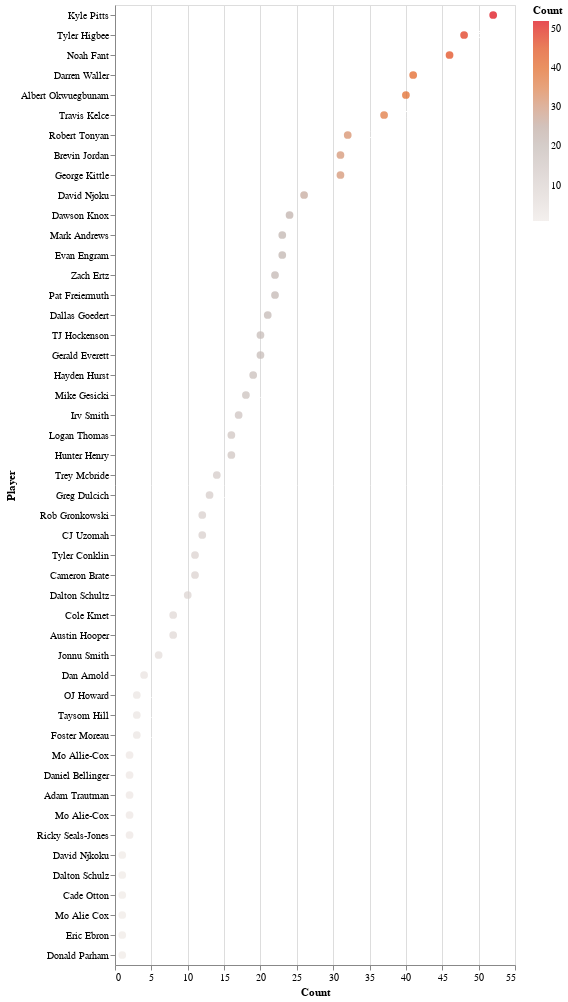

The notebook cell saved with this chart:
### Code cell
#TE Exposure
viz = alt.Chart(TE_exp).mark_circle(size=60).encode(
    x='Count',
     y=alt.Y("Player", sort='-x'),
    color=alt.Color('Count', scale=alt.Scale(scheme='lightgreyred')),
    tooltip=['Player', 'Count', '%', 'Cap', 'Pick', 'Value']
).interactive()


text = alt.Chart(TE_exp).mark_text(
    align='left',
    baseline='middle',
    fontSize=10, 
    dx=8,
    color='white'
    ).encode(
        x='Count',
        y=alt.Y("Player", sort='-x'), 
        text='%'
    )

viz + text

### Figure 1 — Vega-Lite specification as saved in the notebook (floating-point values rounded to 4 significant figures)
{"config": {"view": {"continuousWidth": 400, "continuousHeight": 300}}, "layer": [{"mark": {"type": "circle", "size": 60}, "encoding": {"color": {"field": "Count", "scale": {"scheme": "lightgreyred"}, "type": "quantitative"}, "tooltip": [{"field": "Player", "type": "nominal"}, {"field": "Count", "type": "quantitative"}, {"field": "%", "type": "quantitative"}, {"field": "Cap", "type": "quantitative"}, {"field": "Pick", "type": "quantitative"}, {"field": "Value", "type": "quantitative"}], "x": {"field": "Count", "type": "quantitative"}, "y": {"field": "Player", "sort": "-x", "type": "nominal"}}, "selection": {"selector188": {"type": "interval", "bind": "scales", "encodings": ["x", "y"]}}}, {"mark": {"type": "text", "align": "left", "baseline": "middle", "color": "white", "dx": 8, "fontSize": 10}, "encoding": {"text": {"field": "%", "type": "quantitative"}, "x": {"field": "Count", "type": "quantitative"}, "y": {"field": "Player", "sort": "-x", "type": "nominal"}}}], "data": {"name": "data-d998e9b187becc909e9d70382ea1aae3"}, "$schema": "https://vega.github.io/schema/vega-lite/v4.17.0.json", "datasets": {"data-d998e9b187becc909e9d70382ea1aae3": [{"Player": "Kyle Pitts", "Count": 52, "%": 16.5, "POS": "TE", "Contest": null, "3": 5, "4": 4, "5": 25, "25": 18, "Cap": 606, "Pick": 33.12, "Value": -1.298}, {"Player": "Tyler Higbee", "Count": 48, "%": 15.2, "POS": "TE", "Contest": null, "3": 3, "4": 4, "5": 19, "25": 22, "Cap": 670, "Pick": 161.7, "Value": 1.523}, {"Player": "Noah Fant", "Count": 46, "%": 14.6, "POS": "TE", "Contest": null, "3": 5, "4": 1, "5": 29, "25": 11, "Cap": 439, "Pick": 163.0, "Value": 3.804}, {"Player": "Darren Waller", "Count": 41, "%": 13.0, "POS": "TE", "Contest": null, "3": 3, "4": 2, "5": 22, "25": 14, "Cap": 477, "Pick": 44.24, "Value": 1.832}, {"Player": "Albert Okwuegbunam", "Count": 40, "%": 12.7, "POS": "TE", "Contest": null, "3": 0, "4": 3, "5": 19, "25": 18, "Cap": 557, "Pick": 140.3, "Value": 1.615}, {"Player": "Travis Kelce", "Count": 37, "%": 11.7, "POS": "TE", "Contest": null, "3": 1, "4": 2, "5": 23, "25": 11, "Cap": 401, "Pick": 11.08, "Value": 0.3568}, {"Player": "Robert Tonyan", "Count": 32, "%": 10.1, "POS": "TE", "Contest": null, "3": 0, "4": 0, "5": 17, "25": 15, "Cap": 460, "Pick": 155.8, "Value": 4.941}, {"Player": "Brevin Jordan", "Count": 31, "%": 9.8, "POS": "TE", "Contest": null, "3": 3, "4": 0, "5": 20, "25": 8, "Cap": 309, "Pick": 205.8, "Value": 1.752}, {"Player": "George Kittle", "Count": 31, "%": 9.8, "POS": "TE", "Contest": null, "3": 3, "4": 2, "5": 14, "25": 12, "Cap": 387, "Pick": 50.65, "Value": 0.6032}, {"Player": "David Njoku", "Count": 26, "%": 8.2, "POS": "TE", "Contest": null, "3": 6, "4": 3, "5": 5, "25": 12, "Cap": 355, "Pick": 168.4, "Value": 2.858}, {"Player": "Dawson Knox", "Count": 24, "%": 7.6, "POS": "TE", "Contest": null, "3": 1, "4": 1, "5": 9, "25": 13, "Cap": 377, "Pick": 99.33, "Value": 3.167}, {"Player": "Mark Andrews", "Count": 23, "%": 7.3, "POS": "TE", "Contest": null, "3": 1, "4": 2, "5": 14, "25": 6, "Cap": 231, "Pick": 20.57, "Value": 0.587}, {"Player": "Evan Engram", "Count": 23, "%": 7.3, "POS": "TE", "Contest": null, "3": 1, "4": 0, "5": 13, "25": 9, "Cap": 293, "Pick": 177.3, "Value": 3.426}, {"Player": "Zach Ertz", "Count": 22, "%": 7.0, "POS": "TE", "Contest": null, "3": 2, "4": 1, "5": 9, "25": 10, "Cap": 305, "Pick": 110.5, "Value": 5.905}, {"Player": "Pat Freiermuth", "Count": 22, "%": 7.0, "POS": "TE", "Contest": null, "3": 3, "4": 0, "5": 8, "25": 11, "Cap": 324, "Pick": 134.0, "Value": 6.55}, {"Player": "Dallas Goedert", "Count": 21, "%": 6.6, "POS": "TE", "Contest": null, "3": 1, "4": 1, "5": 8, "25": 11, "Cap": 322, "Pick": 91.67, "Value": 1.767}, {"Player": "TJ Hockenson", "Count": 20, "%": 6.3, "POS": "TE", "Contest": null, "3": 0, "4": 0, "5": 8, "25": 12, "Cap": 340, "Pick": 80.6, "Value": 1.79}, {"Player": "Gerald Everett", "Count": 20, "%": 6.3, "POS": "TE", "Contest": null, "3": 2, "4": 2, "5": 6, "25": 10, "Cap": 294, "Pick": 159.8, "Value": 5.44}, {"Player": "Hayden Hurst", "Count": 19, "%": 6.0, "POS": "TE", "Contest": null, "3": 1, "4": 1, "5": 6, "25": 11, "Cap": 312, "Pick": 184.6, "Value": 1.253}, {"Player": "Mike Gesicki", "Count": 18, "%": 5.7, "POS": "TE", "Contest": null, "3": 0, "4": 1, "5": 9, "25": 8, "Cap": 249, "Pick": 127.9, "Value": 4.1}, {"Player": "Irv Smith", "Count": 17, "%": 5.4, "POS": "TE", "Contest": null, "3": 0, "4": 0, "5": 8, "25": 9, "Cap": 265, "Pick": 143.0, "Value": 1.453}, {"Player": "Logan Thomas", "Count": 16, "%": 5.1, "POS": "TE", "Contest": null, "3": 0, "4": 0, "5": 7, "25": 9, "Cap": 260, "Pick": 185.8, "Value": 5.35}, {"Player": "Hunter Henry", "Count": 16, "%": 5.1, "POS": "TE", "Contest": null, "3": 0, "4": 1, "5": 5, "25": 10, "Cap": 279, "Pick": 148.7, "Value": 3.8}, {"Player": "Trey Mcbride", "Count": 14, "%": 4.4, "POS": "TE", "Contest": null, "3": 1, "4": 0, "5": 9, "25": 4, "Cap": 148, "Pick": 215.9, "Value": 0.1429}, {"Player": "Greg Dulcich", "Count": 13, "%": 4.1, "POS": "TE", "Contest": null, "3": 1, "4": 1, "5": 5, "25": 6, "Cap": 182, "Pick": 217.8, "Value": 0.9308}, {"Player": "Rob Gronkowski", "Count": 12, "%": 3.8, "POS": "TE", "Contest": null, "3": 0, "4": 0, "5": 5, "25": 7, "Cap": 200, "Pick": 150.5, "Value": 5.283}, {"Player": "CJ Uzomah", "Count": 12, "%": 3.8, "POS": "TE", "Contest": null, "3": 1, "4": 0, "5": 2, "25": 9, "Cap": 238, "Pick": 211.8, "Value": -0.1667}, {"Player": "Tyler Conklin", "Count": 11, "%": 3.5, "POS": "TE", "Contest": null, "3": 0, "4": 1, "5": 6, "25": 4, "Cap": 134, "Pick": 227.2, "Value": 0.0}, {"Player": "Cameron Brate", "Count": 11, "%": 3.5, "POS": "TE", "Contest": null, "3": 1, "4": 0, "5": 1, "25": 9, "Cap": 233, "Pick": 201.0, "Value": 13.33}, {"Player": "Dalton Schultz", "Count": 10, "%": 3.2, "POS": "TE", "Contest": null, "3": 0, "4": 1, "5": 2, "25": 7, "Cap": 189, "Pick": 82.6, "Value": 7.15}, {"Player": "Cole Kmet", "Count": 8, "%": 2.5, "POS": "TE", "Contest": null, "3": 1, "4": 0, "5": 3, "25": 4, "Cap": 118, "Pick": 143.6, "Value": 7.013}, {"Player": "Austin Hooper", "Count": 8, "%": 2.5, "POS": "TE", "Contest": null, "3": 0, "4": 0, "5": 6, "25": 2, "Cap": 80, "Pick": 201.5, "Value": 8.35}, {"Player": "Jonnu Smith", "Count": 6, "%": 1.9, "POS": "TE", "Contest": null, "3": 0, "4": 0, "5": 5, "25": 1, "Cap": 50, "Pick": 225.5, "Value": 0.0}, {"Player": "Dan Arnold", "Count": 4, "%": 1.3, "POS": "TE", "Contest": null, "3": 1, "4": 0, "5": 2, "25": 1, "Cap": 38, "Pick": 226.5, "Value": 0.0}, {"Player": "OJ Howard", "Count": 3, "%": 0.9, "POS": "TE", "Contest": null, "3": 0, "4": 0, "5": 2, "25": 1, "Cap": 35, "Pick": 229.7, "Value": 6.4}, {"Player": "Taysom Hill", "Count": 3, "%": 0.9, "POS": "TE", "Contest": "BBM", "3": 0, "4": 0, "5": 2, "25": 1, "Cap": 35, "Pick": 190.0, "Value": 0.0}, {"Player": "Foster Moreau", "Count": 3, "%": 0.9, "POS": "TE", "Contest": null, "3": 1, "4": 0, "5": 0, "25": 2, "Cap": 53, "Pick": 233.0, "Value": 0.0}, {"Player": "Mo Allie-Cox", "Count": 2, "%": 0.6, "POS": "TE", "Contest": null, "3": 0, "4": 0, "5": 2, "25": 0, "Cap": 10, "Pick": 215.5, "Value": 0.0}, {"Player": "Daniel Bellinger", "Count": 2, "%": 0.6, "POS": "TE", "Contest": null, "3": 0, "4": 0, "5": 2, "25": 0, "Cap": 10, "Pick": 237.0, "Value": 0.0}, {"Player": "Adam Trautman", "Count": 2, "%": 0.6, "POS": "TE", "Contest": null, "3": 0, "4": 0, "5": 2, "25": 0, "Cap": 10, "Pick": 231.0, "Value": -1.6}, {"Player": "Mo Alie-Cox", "Count": 2, "%": 0.6, "POS": "TE", "Contest": null, "3": 0, "4": 0, "5": 0, "25": 2, "Cap": 50, "Pick": 211.5, "Value": 0.0}, {"Player": "Ricky Seals-Jones", "Count": 2, "%": 0.6, "POS": "TE", "Contest": "BBM", "3": 0, "4": 0, "5": 0, "25": 2, "Cap": 50, "Pick": 203.5, "Value": 0.0}, {"Player": "David Njkoku", "Count": 1, "%": 0.3, "POS": "TE", "Contest": "Puppy-SF", "3": 0, "4": 0, "5": 1, "25": 0, "Cap": 5, "Pick": 172.0, "Value": 2.2}, {"Player": "Dalton Schulz", "Count": 1, "%": 0.3, "POS": "TE", "Contest": null, "3": 0, "4": 0, "5": 1, "25": 0, "Cap": 5, "Pick": 97.0, "Value": 13.5}, {"Player": "Cade Otton", "Count": 1, "%": 0.3, "POS": "TE", "Contest": null, "3": 1, "4": 0, "5": 0, "25": 0, "Cap": 3, "Pick": 231.0, "Value": 0.0}, {"Player": "Mo Alie Cox", "Count": 1, "%": 0.3, "POS": "TE", "Contest": "BBM", "3": 0, "4": 0, "5": 0, "25": 1, "Cap": 25, "Pick": 210.0, "Value": 0.0}, {"Player": "Eric Ebron", "Count": 1, "%": 0.3, "POS": "TE", "Contest": null, "3": 0, "4": 0, "5": 1, "25": 0, "Cap": 5, "Pick": 240.0, "Value": 0.0}, {"Player": "Donald Parham", "Count": 1, "%": 0.3, "POS": "TE", "Contest": null, "3": 0, "4": 0, "5": 1, "25": 0, "Cap": 5, "Pick": 231.0, "Value": 0.0}]}}
